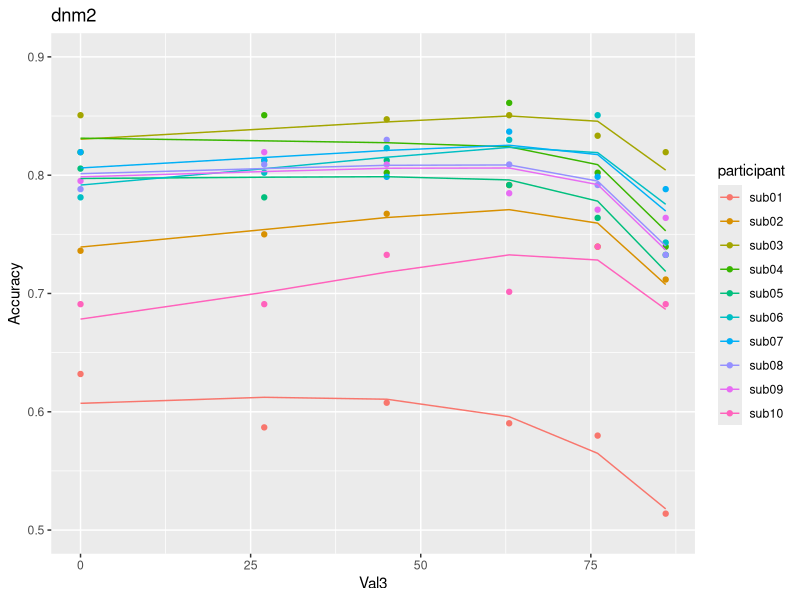

Reproduce this figure in R.
#+ message = F
library(tidyverse)
library(data.table)


#'# data loading
dat <- fread("exp1_data_behavior.csv", sep = ",", header = T)
dat <- mutate(dat, Corr = ifelse(ChosenITM == CorrectITM, 1, 0))
#dat <- subset(dat, dat$participant != "sub01")
dat <- na.omit(dat)


#'# functions
fs_dnm <- function(Val3, Corr) {
    guess <- c(0.5, 2.22 * 10e-3)
    params <- list("Val3" = Val3, "Corr" = Corr) # input vector
    
    fit <- suppressWarnings(optim(par = guess, fn = deviance, gr = NULL, method = "L-BFGS-B", parameters = params,
                                  lower = c(0.001, -5), upper = c(20, 5),
                                  control = list("maxit" = 100000,
                                                 "parscale" = c(0.005, 0.0002)))) # 0.03, 0.002
    
    est <- data.frame(sH = fit$par[1], w = fit$par[2], dev = fit$value)
    return(est)
}

deviance <- function(x, parameters) {
    Val3 <- parameters$Val3
    Corr <- parameters$Corr
    
    sH = x[1]
    w = x[2]
    
    Vcu <- as.data.frame(cbind(100, 90, Val3))/100
    colnames(Vcu) <- c("V1", "V2", "V3")
    Vcu <- mutate(Vcu, sumVcu = V1 + V2 + V3)
    Vcu <- mutate(Vcu, normalizer = sH + w * sumVcu)
    M <- Vcu[, 1:3]/Vcu$normalizer
    M <- mutate(M, P = exp(V1) / (exp(V1) + exp(V2) + exp(V3)))
    M <- mutate(M, P = ifelse(P < .01, .01, P)) #adjustments to avoid punishing models too much for very unlikely predictions
    M <- mutate(M, P = ifelse(P > .99, .99, P)) #adjustments to avoid punishing models too much for very unlikely predictions
    M$Corr <- Corr
    
    dev = -2 * sum(M$Corr * log(M$P) + (1 - M$Corr) * log(1 - M$P))
    return(dev)
}


#'# individual fittings
fits <- c()

for (sub in unique(dat$participant)) {
    d <- subset(dat, dat$participant == sub)
    Val3 <- d$Val3
    Corr <- d$Corr
    f <- tryCatch(fs_dnm(Val3, Corr), error = function(e){f = cbind(NA, NA, NA)}) 
    colnames(f) <- c("sH", "w", "dev")
    fits <- try(rbind(fits, cbind(f, sub)))
    fits <- na.omit(fits)
    fits$sH <- as.numeric(fits$sH)
    fits$w <- as.numeric(fits$w)
    fits$dev <- as.numeric(fits$dev)
}


#'# visualization 
prediction <- c()

for (subj in unique(fits$sub)) {
    f <- subset(fits, fits$sub == subj)
    
    pred <- c(
        exp(1 / (f[1] + f[2] * 1.90)) / ( exp(1 / (f[1] + f[2] * 1.90)) + exp(0.9 / (f[1] + f[2] * 1.90)) + exp(0 / (f[1] + f[2] * 1.90)) ),
        exp(1 / (f[1] + f[2] * 2.17)) / ( exp(1 / (f[1] + f[2] * 2.17)) + exp(0.9 / (f[1] + f[2] * 2.17)) + exp(0.27 / (f[1] + f[2] * 2.17)) ),
        exp(1 / (f[1] + f[2] * 2.35)) / ( exp(1 / (f[1] + f[2] * 2.35)) + exp(0.9 / (f[1] + f[2] * 2.35)) + exp(0.45 / (f[1] + f[2] * 2.35)) ),
        exp(1 / (f[1] + f[2] * 2.53)) / ( exp(1 / (f[1] + f[2] * 2.53)) + exp(0.9 / (f[1] + f[2] * 2.53)) + exp(0.63 / (f[1] + f[2] * 2.53)) ),
        exp(1 / (f[1] + f[2] * 2.66)) / ( exp(1 / (f[1] + f[2] * 2.66)) + exp(0.9 / (f[1] + f[2] * 2.66)) + exp(0.76 / (f[1] + f[2] * 2.66)) ),
        exp(1 / (f[1] + f[2] * 2.76)) / ( exp(1 / (f[1] + f[2] * 2.76)) + exp(0.9 / (f[1] + f[2] * 2.76)) + exp(0.86 / (f[1] + f[2] * 2.76)) ))
    
    pred <- as.numeric(pred)
    pred <- as.data.frame(cbind(pred, subj))
    prediction <- rbind(prediction, pred)
}

dat %>%
    group_by(participant, Val3) %>%
    summarise(Accuracy = mean(Corr)) -> acc

acc <- subset(acc, acc$participant %in% unique(fits$sub))
acc <- cbind(acc, prediction)
acc$pred <- as.numeric(acc$pred)

dnm2 <- ggplot(acc) + geom_point(aes(x = Val3, y = Accuracy, color = participant)) +
    geom_line(mapping = aes(x = Val3, y = pred, color = participant)) + ylim(0.5, 0.9) + ggtitle("dnm2")
dnm2

fits_dnm2 <- fits
fits_dnm2 <- mutate(fits_dnm2, aic = dev + 4)